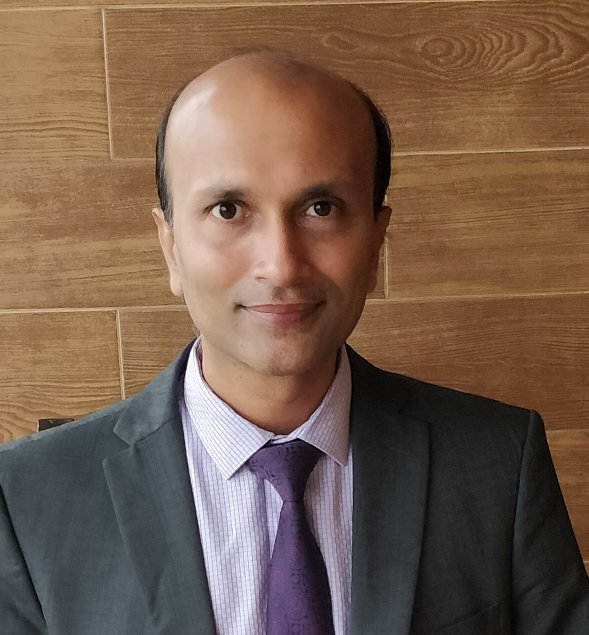
#> input picture 3.jpeg, 1177 x 1270 px, given in place of 3.png, which was not available (shown at 1/2 size)
$ python Forlogo.py
#> lines starting #> are read from the running program, lines starting #| are printed output that depends on the picture; pictures that were not available may be replaced by others from this repository, and a replacement may not be noted

# Importing the libraries
import requests
import numpy as np
import os
from PIL import Image, ImageDraw, ImageFilter, ImageOps

finalPath = os.getcwd() + '/final/'
if not os.path.exists(finalPath):
    os.makedirs(finalPath)

#Circle cutout of the Logo
def cutout():
    outputImg = Image.open('3.png')
#> outputImg is the input picture: PIL image 1177x1270 RGB; mean R, G, B 117.9, 93.2, 76.4
    mask = Image.open('mask.png').convert('L')
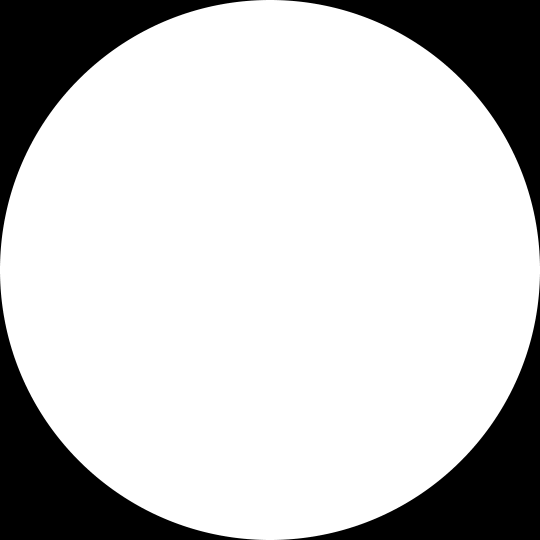
#> input picture mask.png, 1080 x 1080 px, found by its file name (shown at 1/2 size)
    output = ImageOps.fit(outputImg, mask.size, centering=(0.5, 0.5))
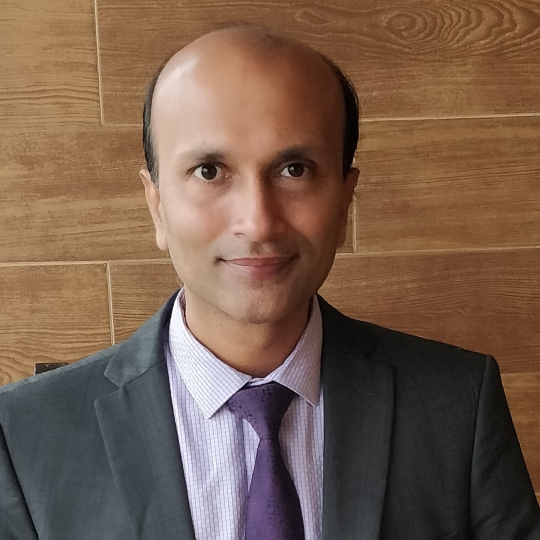
#> output: PIL image 1080x1080 RGB (shown at 1/2 size); mean R, G, B 118.9, 93.7, 76.7
    output.putalpha(mask)
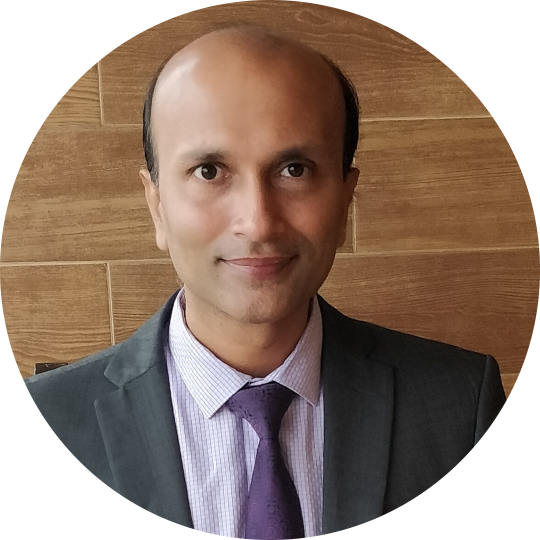
#> output: PIL image 1080x1080 RGBA (shown at 1/2 size); mean R, G, B, A 118.9, 93.7, 76.7, 200.3; transparent parts drawn white

    output.save(f"{finalPath}/output.png")


def addBackground():
    #Open the images
    bg = Image.open('Background.png')
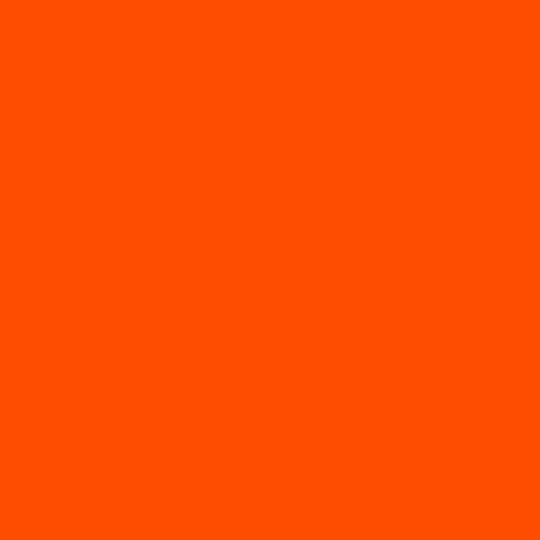
#> input picture Background.png, 1080 x 1080 px, found by its file name (shown at 1/2 size)
#> bg is the input picture: PIL image 1080x1080 RGBA; mean R, G, B, A 255, 77, 0, 255
#> (the run stopped early here; a loop or call above may not have finished)
